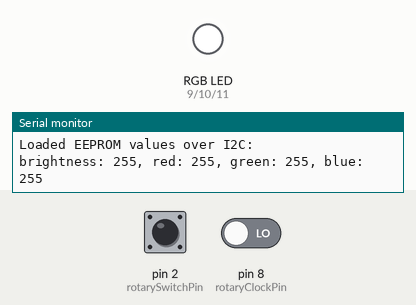
The sketch below on a simulated Arduino Uno, built with avr-gcc and run on an emulated ATmega328P. Parts: an RGB LED mixed from three pins (HIGH = lit), the last lines printed to the serial monitor. Wiring (inferred from the names in the program): 24Cxx EEPROM at I2C address 0x50. Dashed ring = blinking. Inputs (shaded band) come from the test bench; at power-on: pin 2 (rotarySwitchPin) HIGH, pin 8 (rotaryClockPin) LOW. Dim RGB values are drawn brighter than linear; EEPROM starts erased.

Above: at 3.0 s.
3.1 s: pin 2 (rotarySwitchPin) pulled LOW for 0.15 s
At 3.25 s:
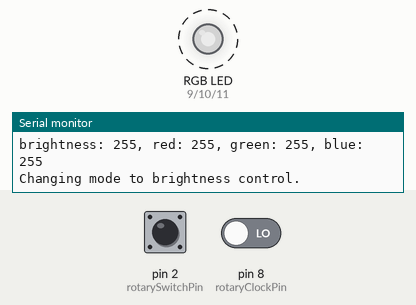
4.7 s: pin 2 (rotarySwitchPin) pulled LOW for 1 s
At 5.05 s:
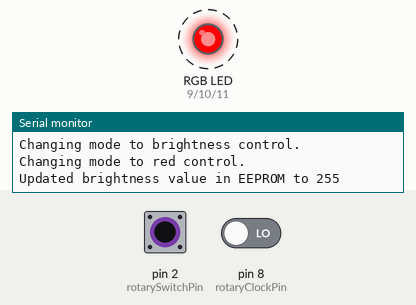
7.2 s: pin 2 (rotarySwitchPin) pulled LOW for 0.15 s
At 7.55 s:
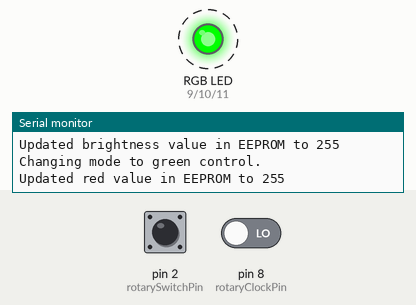
9.6 s: pin 2 (rotarySwitchPin) pulled LOW for 3.2 s
At 9.95 s:
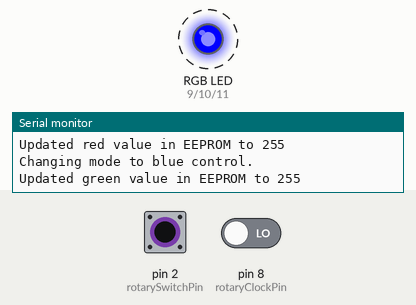
15.8 s: pin 2 (rotarySwitchPin) driven LOW and pin 8 (rotaryClockPin) driven LOW
Timing chart, 0 to 19.0 s (numbered marks = the images above; inputs shaded):
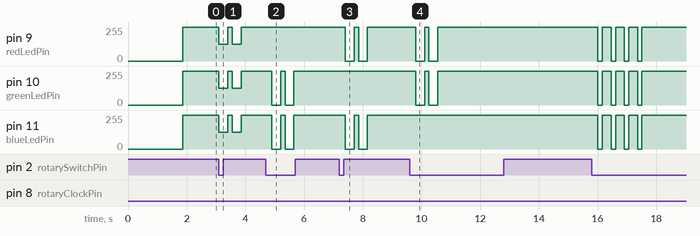

The sketch:

pantry-lights.ino
```cpp
// include i2c (2-wire) library
#include <Wire.h>

// the address setting of the eeprom chip
// bit order is A2, A1, A0
#define EEPROM_ADDRESS_SETTING 0b000
// make the full address byte for i2c to communicate with the eeprom chip
#define EEPROM_ADDRESS (0b1010 << 3) + EEPROM_ADDRESS_SETTING

// constants
// rotary dial clock pin
const int rotaryClockPin = 8;
// rotary dial direction pin
const int rotaryDirectionPin = 7;
// rotary dial switch pin - int0
const int rotarySwitchPin = 2;
// hall effect sensor pin - int1
const int hallSensorPin = 3;
// red color pin
const int redLedPin = 9;
// green color pin
const int greenLedPin = 10;
// blue color pin
const int blueLedPin = 11;
// delay/debounce in ms for reading the rotary position data
const int rotaryDelay = 10;
// delay/debounce in ms for reading the rotary switch button presses
const int rotarySwitchDebounce = 100;
// how much to adjust the value when moving rotary dial one notch
const int rotaryUnits = 3;

// variables
// rotary dial position
int rotaryValue = 0;
// maximum rotary value
int rotaryMax = 255;
// minimum rotary value
int rotaryMin = 0;
// rotary dial clock state
bool rotaryClockState = LOW;
// rotary dial last clock state
bool rotaryClockLastState = HIGH;
// rotary dial switch state
bool rotarySwitchState = HIGH;
// rotary dial switch last state
bool rotarySwitchLastState = HIGH;
// last time the switch was pressed
unsigned long lastRotarySwitchMicros = 0L;
// last rotary dial direction - high for forward (clockwise), low for backward (counter-clockwise)
// bool rotaryDirection = HIGH;
// the current max brightness for the LEDs
int maxBright = 180;
// color set index
int colorIndex = 4;

int currentBrightness = 100;
int redValue = 100;
int greenValue = 40;
int blueValue = 0;

float redMultiplier = 1.0;
float greenMultiplier = 2.0/5;
float blueMultiplier = 0;

// timer for when user has started setting the settings, but did not continue
volatile unsigned long idleTimer = 0L;

// volatile vars, shared between interrupt routines and main routine
// what mode we are currently in. 0 = normal, 1 = adjust brightness, 2 = adjust color
volatile int mode = 0;
volatile int lastMode = 0;

// interrupt function to change modes when rotary switch is pressed
void changeMode () {
  // get time now in milliseconds
  unsigned long now = millis();
  // reset the idle timer
  idleTimer = now;
  // calculate 125ms delay in microseconds for debounce
  long debounce = 125L;
  if (now > lastRotarySwitchMicros + debounce) {
    // valid button press
    // store current mode as last mode
    lastMode = mode;
    // change mode from 0 -> 1 -> 2 -> 0 -> 1 etc...
    const int maxModes = 4;
    if (mode == maxModes) {
      mode = 0;
    } else {
      mode++;
    }
    Serial.print("Changing mode to ");
    if (mode == 0) {
      Serial.println("normal operation.");
    } else if (mode == 1) {
      Serial.println("brightness control.");
    } else if (mode == 2) {
      Serial.println("red control.");
    } else if (mode == 3) {
      Serial.println("green control.");
    } else if (mode == 4) {
      Serial.println("blue control.");
    }
    // set last press time to now
    lastRotarySwitchMicros = now;
  }
}

// interrupt function to detect when the door opens or closes
void detectDoor () {
  Serial.println("detect door change!");
  // debounce?
  delay(100);
}

void setup() {
  // init serial output
  Serial.begin(9600);
  // hello
  Serial.println("Pantry Lights System Activated");
  // start i2c
  Wire.begin();
  Serial.println("I2C started");
  // test
  // writeI2CByte(0, 44);
  // get max brightness value from eeprom
  maxBright = readI2CByte(0);
  currentBrightness = readI2CByte(0);
  redValue = readI2CByte(1);
  greenValue = readI2CByte(2);
  blueValue = readI2CByte(3);

  Serial.println("Loaded EEPROM values over I2C:");
  Serial.print("brightness: ");
  Serial.print(currentBrightness);
  Serial.print(", red: ");
  Serial.print(redValue);
  Serial.print(", green: ");
  Serial.print(greenValue);
  Serial.print(", blue: ");
  Serial.print(blueValue);
  Serial.println("");

  // Serial.println(maxBright);
  // set rotary dial pin modes
  pinMode(rotaryClockPin, INPUT);
  pinMode(rotaryDirectionPin, INPUT);
  // rotary dial switch needs pullup
  pinMode(rotarySwitchPin, INPUT_PULLUP);
  // Declaring red LED pin as output
  pinMode(redLedPin, OUTPUT);
  // Declaring green LED pin as output
  pinMode(greenLedPin, OUTPUT);
  // Declaring blue LED pin as output
  pinMode(blueLedPin, OUTPUT);
  // interrupt when rotary switch button is pressed
  attachInterrupt(digitalPinToInterrupt(rotarySwitchPin), changeMode, FALLING);
  // interrupt when hall effect sensor detects change
  // attachInterrupt(digitalPinToInterrupt(hallSensorPin), detectDoor, RISING);
  // start with all LEDs off
  allOff();
  delay(1000);
  // open the door to the pantry
  openDoor();
}

// blink all lights for feedback that we are done editing
void exitSettings () {
  // set mode to normal running
  Serial.println("Changing mode to normal operation.");
  mode = 0;
  // reset lastMode
  lastMode = 0;
  // turn off all lights
  setLights(currentBrightness, 0, 0, 0);
  delay(150);
  // turn on all lights to normal
  setLights();
  delay(300);
  // turn off all lights
  setLights(currentBrightness, 0, 0, 0);
  delay(150);
  // turn on all lights to normal
  setLights();
  delay(300);
  // turn off all lights
  setLights(currentBrightness, 0, 0, 0);
  delay(150);
  // turn on all lights to normal
  setLights();
  delay(300);
  // turn off all lights
  setLights(currentBrightness, 0, 0, 0);
  delay(150);
  // turn on all lights to normal
  setLights();
}

void loop() {
  // if not in normal mode, check idle timer
  if (mode != 0) {
    // get time now
    unsigned long now = millis();
    // has the user been idle in the settings menu longer than 10 seconds?
    if (now > 10 * 1000 && now - 10 * 1000 > idleTimer) {
      Serial.println("User idle timer reached.");
      // user is idle - exit settings mode
      exitSettings();
    }
  }
  // was the mode changed?
  if (lastMode != mode) {
    // mode was changed
    if (lastMode == 0) {
      // was the last mode normal running?
      // calculate something dimmer than current brightness
      float brightness = currentBrightness * 0.5;
      // dim all for feedback that we editing brightness
      setLights(brightness, redValue, greenValue, blueValue);
      delay(300);
      setLights();
      delay(150);
      setLights(brightness, redValue, greenValue, blueValue);
      delay(300);
      setLights();
    } else if (lastMode == 1) {
      // was the last mode adjust brightness?
      // update max brightness setting in EEPROM
      writeI2CByte(0, currentBrightness);
      Serial.print("Updated brightness value in EEPROM to ");
      Serial.println(currentBrightness);
      // blink red for feedback that we are now editing red
      setLights(currentBrightness, 255, 0, 0);
      delay(300);
      setLights();
      delay(150);
      setLights(currentBrightness, 255, 0, 0);
      delay(300);
      setLights();
    } else if (lastMode == 2) {
      // update red value
      writeI2CByte(1, redValue);
      Serial.print("Updated red value in EEPROM to ");
      Serial.println(redValue);
      // blink green for feedback that we are now editing green
      setLights(currentBrightness, 0, 255, 0);
      delay(300);
      setLights();
      delay(150);
      setLights(currentBrightness, 0, 255, 0);
      delay(300);
      setLights();
    } else if (lastMode == 3) {
      // update green value
      writeI2CByte(2, greenValue);
      Serial.print("Updated green value in EEPROM to ");
      Serial.println(greenValue);
      // blink blue for feedback that we are now editing blue
      setLights(currentBrightness, 0, 0, 255);
      delay(300);
      setLights();
      delay(150);
      setLights(currentBrightness, 0, 0, 255);
      delay(300);
      setLights();
    } else if (lastMode == 4) {
      // update blue value
      writeI2CByte(3, blueValue);
      Serial.print("Updated blue value in EEPROM to ");
      Serial.println(blueValue);
      exitSettings();
    }
    // update lastMode to the current one
    lastMode = mode;
  }
  // check the mode
  if (mode == 0) {
    // normal mode - lights show using values in memory
    setLights();
  } else if (mode == 1) {
    // adjust brightness mode
    // set rotary value to the value of current max brightness
    rotaryValue = currentBrightness;
    // set max rotary size
    rotaryMax = 255;
    rotaryMin = 3;
    // check rotary position
    readRotary();
    // did we reach max value just now?
    if (currentBrightness < 255 && rotaryValue == 255) {
      // flash only red to feedback that red is at max value
      setLights(currentBrightness, 0, 0, 0);
      delay(250);
    }
    // set maxBright to rotary value
    currentBrightness = rotaryValue;
    setLights();
  } else if (mode == 2) {
    // adjust red mode
    // delay(100);
    // set rotary value to the value of current color index
    rotaryValue = redValue;
    // set max rotary value
    // rotaryMax = colorMultipliers;
    rotaryMax = 255;
    rotaryMin = 0;
    // check rotary position
    readRotary();
    // did we reach max value just now?
    if (redValue < 255 && rotaryValue == 255) {
      // flash only red to feedback that red is at max value
      setLights(currentBrightness, 255, 0, 0);
      delay(250);
    }
    // set red color value from rotary value
    redValue = rotaryValue;
    // was red set to the max value?
    // update lights
    setLights();
  } else if (mode == 3) {
    // adjust green mode
    // set rotary value to the value of current color index
    rotaryValue = greenValue;
    // set max rotary value
    // rotaryMax = colorMultipliers;
    rotaryMax = 255;
    rotaryMin = 0;
    // check rotary position
    readRotary();
    // did we reach max value just now?
    if (greenValue < 255 && rotaryValue == 255) {
      // flash only green to feedback that green is at max value
      setLights(currentBrightness, 0, 255, 0);
      delay(250);
    }
    // set green color value to rotary value
    greenValue = rotaryValue;
    // update lights
    setLights();
  } else if (mode == 4) {
    // adjust blue mode
    // set rotary value to the value of current color index
    rotaryValue = blueValue;
    // set max rotary value
    // rotaryMax = colorMultipliers;
    rotaryMax = 255;
    rotaryMin = 0;
    // check rotary position
    readRotary();
    // did we reach max value just now?
    if (blueValue < 255 && rotaryValue == 255) {
      // flash only blue to feedback that blue is at max value
      setLights(currentBrightness, 0, 0, 255);
      delay(250);
    }
    // set blue color value to rotary value
    blueValue = rotaryValue;
    // update lights
    setLights();
  } else {
    // oops! should not be here!
    // reset mode to 0!
    mode = 0;
  }
}

// set light brightness, red, green, and blue values
void setLights (int h, int r, int g, int b) {
  // set LED values
  float brightness = (h / 255.0);
  analogWrite(redLedPin, brightness * r);
  analogWrite(greenLedPin, brightness * g);
  analogWrite(blueLedPin, brightness * b);
}

// set light brightness only
void setLights (int b) {
  setLights(b, redValue, greenValue, blueValue);
}

// set lights to values in memory
void setLights () {
  setLights(currentBrightness);
}

// gradually bring up lights to full brightness, over 1 second or so
void openDoor () {
  // int brightnessStep = 1000.0 / currentBrightness;
  for (int i = 0; i < currentBrightness; i++) {
    setLights(i);
    delay(1000 / currentBrightness);
  }
}

// gradually dim the lights and then turn them off
void closeDoor () {
  for (int i = currentBrightness; i > 0; i--) {
    setLights(i);
    delay(1000 / currentBrightness);
  }
  // turn the lights all the way off
  allOff();
}

// turn off all lights
void allOff () {
  setLights(0);
}

void readRotary () {
  // gestion position
  rotaryClockState = digitalRead(rotaryClockPin);
  // did rotary dial move?
  if ((rotaryClockLastState == LOW) && (rotaryClockState == HIGH)) {
    // rotary has input value
    // reset the idle timer
    idleTimer = millis();
    // forward or backward?
    if (digitalRead(rotaryDirectionPin) == HIGH) {
      // backward/left/counter-clockwise
      // Serial.println("rotary dial left");
      rotaryValue -= rotaryUnits;
      if ( rotaryValue < rotaryMin ) {
        rotaryValue = rotaryMin;
      }
    } else {
      // forward/right/clockwise
      // Serial.println("rotary dial right");
      rotaryValue += rotaryUnits;
      if ( rotaryValue > rotaryMax ) {
        rotaryValue = rotaryMax;
      }
    }
    // Serial.print("Rotary position ");
    // Serial.println(rotaryValue);
  }
  rotaryClockLastState = rotaryClockState;
  // //gestion bouton
  // rotarySwitchState = digitalRead(rotarySwitchPin);
  // if (rotarySwitchState == LOW && rotarySwitchLastState == HIGH) {
  //   Serial.println("Rotary pressed");
  //   delay(rotarySwitchDebounce);//debounce
  // }
  // rotarySwitchLastState = rotarySwitchState;
}

// this function writes a byte to the i2c eeprom
void writeI2CByte (byte dataAddress, byte data) {
  // Serial.print("writing ");
  // Serial.print(data);
  // Serial.print(" to EEPROM address ");
  // Serial.println(dataAddress);
  // wait for serial message  to flush??
  delay(100);
  // send I2C message for EEPROM to save data
  Wire.beginTransmission(EEPROM_ADDRESS);
  Wire.write(dataAddress);
  Wire.write(data);
  Wire.endTransmission();
  // wait for data to be sent?
  delay(100);
  // log
  // Serial.print("wrote ");
  // Serial.print(data);
  // Serial.print(" to EEPROM address ");
  // Serial.println(dataAddress);
  // wait for transmission to be received
  delay(5);
}

// this function reads a byte from the i2c eeprom
byte readI2CByte(byte dataAddress) {
  // init return var
  byte data = NULL;
  // start i2c transmission
  Wire.beginTransmission(EEPROM_ADDRESS);
  // send i2c address
  Wire.write(dataAddress);
  Wire.endTransmission();
  // request 1 byte from eeprom
  Wire.requestFrom(EEPROM_ADDRESS, 1);
  // wait for transmission to be received
  delay(1);
  // did we get data?
  if (Wire.available()) {
    data = Wire.read();
  }
  // Serial.print("read ");
  // Serial.print(data);
  // Serial.print(" from EEPROM address ");
  // Serial.println(dataAddress);
  return data;
}
```

Measured:
- after the input at 3.1 s, pin 9 (redLedPin), pin 10 (greenLedPin), pin 11 (blueLedPin): alternates 255/255 for 0.15 s and 127/255 for 0.30 s, 4 changes in all, then stays 255/255, starting at once
- after the input at 4.7 s, pin 10 (greenLedPin), pin 11 (blueLedPin): alternates 255/255 for 0.15 s and 0/255 for 0.30 s, 4 changes in all, then stays 255/255, starting after 0.21 s
- after the input at 7.2 s, pin 9 (redLedPin), pin 11 (blueLedPin): alternates 255/255 for 0.15 s and 0/255 for 0.30 s, 4 changes in all, then stays 255/255, starting after 0.21 s
- after the input at 9.6 s, pin 9 (redLedPin), pin 10 (greenLedPin): alternates 255/255 for 0.15 s and 0/255 for 0.30 s, 4 changes in all, then stays 255/255, starting after 0.21 s
